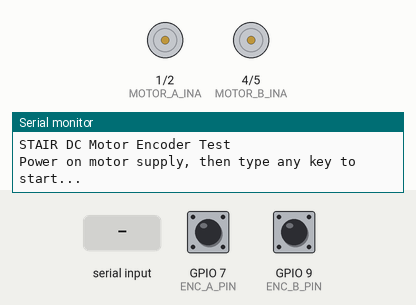
Bench run of a sketch on a simulated ESP32-S3. Shown: motor-driver pin pairs drawn as motors (green arrow = first pin HIGH = forward, orange = second pin HIGH = backward, longer = more drive, scaled by the enable pin), the last lines printed to the serial monitor. Inputs (shaded band) come from the test bench; at power-on: GPIO 7 (ENC_A_PIN) HIGH, GPIO 9 (ENC_B_PIN) HIGH.

Above: at 1.8 s.
1.9 s: "1" received over Serial
At 6.2 s:
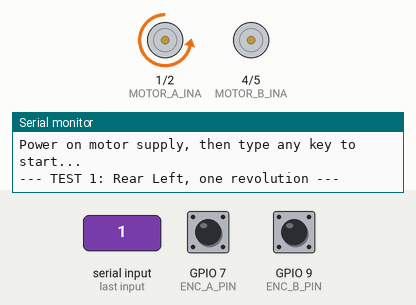
At 12.8 s:
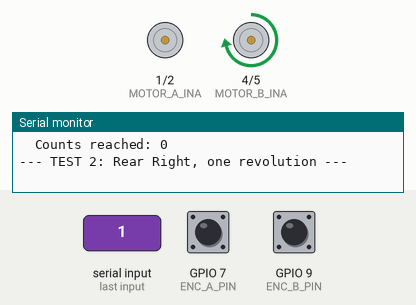
Timing chart, 0 to 33.4 s (numbered marks = the images above; inputs shaded):
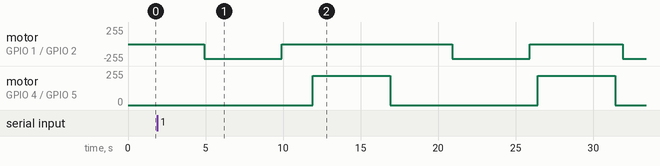

Measured:
- after the input at 1.9 s, motor on GPIO 1 (MOTOR_A_INA) / GPIO 2 (MOTOR_A_INB): goes backward 219/255 5.0 s, stopped 11.0 s, backward 219/255 5.0 s, stopped 6.0 s, then backward 219/255, starting after 3.0 s; motor on GPIO 4 (MOTOR_B_INA) / GPIO 5 (MOTOR_B_INB): alternates forward 219/255 for 5.0 s and stopped for 9.5 s, starting after 10.0 s

The sketch:

stair_dc_motor_test.ino
```cpp
// ============================================================
// STAIR Robot — Dual DC Motor Encoder
// Rear Left (Motor A) and Rear Right (Motor B)
// Tests: encoder counting, single-revolution stop, sequential gait
// ============================================================

// ----- Motor A (Rear Left) — VNH5019 control pins -----
#define MOTOR_A_INA   1
#define MOTOR_A_INB   2
#define MOTOR_A_PWM   3

// ----- Motor B (Rear Right) — VNH5019 control pins -----
#define MOTOR_B_INA   4
#define MOTOR_B_INB   5
#define MOTOR_B_PWM   6

// ----- Encoder pins (through voltage dividers) -----
// Only using Channel A for revolution counting
// Add Channel B later if need direction detection
#define ENC_A_PIN     7   // Rear Left encoder, Yellow wire
#define ENC_B_PIN     9   // Rear Right encoder, Yellow wire

// ----- Constants -----
#define COUNTS_PER_REV  4650  // Tuned count target for one full leg cycle
#define MOTOR_SPEED     220   // PWM duty cycle (0-255), tune as needed
#define RAMP_DOWN_THRESHOLD 2000  // Start slowing down this many counts before target
#define TIMEOUT_MS      5000  // Safety timeout in milliseconds

// ----- Encoder counters (volatile because modified in ISR) -----
volatile long encCountA = 0;
volatile long encCountB = 0;

// ----- ISRs -----
void IRAM_ATTR encoderA_ISR()
{
    encCountA++;
}

void IRAM_ATTR encoderB_ISR()
{
    encCountB++;
}

// ============================================================
// Motor control helper functions
// ============================================================

void motorForwardLeft(uint8_t speed)
{
    // Rear Left forward is reversed relative to Rear Right
    digitalWrite(MOTOR_A_INA, LOW);
    digitalWrite(MOTOR_A_INB, HIGH);
    ledcWrite(MOTOR_A_PWM, speed);
}

void motorForwardRight(uint8_t speed)
{
    // Rear Right forward direction
    digitalWrite(MOTOR_B_INA, HIGH);
    digitalWrite(MOTOR_B_INB, LOW);
    ledcWrite(MOTOR_B_PWM, speed);
}

void motorBrake(int inaPin, int inbPin, int pwmPin)
{
    // Active brake: both LOW + PWM 255
    digitalWrite(inaPin, LOW);
    digitalWrite(inbPin, LOW);
    ledcWrite(pwmPin, 255);
}

// ============================================================
// Rotate exactly one revolution with ramp-down
// Returns true if completed, false if timed out
// ============================================================

bool rotateOneRevolutionLeft(volatile long &encCount)
{
    encCount = 0;
    unsigned long timeout = millis() + TIMEOUT_MS;

    // Start at full speed
    motorForwardLeft(MOTOR_SPEED);

    // Wait for revolution, ramp down near the end
    while (encCount < COUNTS_PER_REV)
    {
        // Safety timeout
        if (millis() > timeout) {
            motorBrake(MOTOR_A_INA, MOTOR_A_INB, MOTOR_A_PWM);
            Serial.println("TIMEOUT - left motor stalled or encoder not reading!");
            Serial.print("  Counts reached: ");
            Serial.println(encCount);
            return false;
        }

        long remaining = COUNTS_PER_REV - encCount;

        // Ramp down speed as we approach target to reduce overshoot
        if (remaining < RAMP_DOWN_THRESHOLD) {
            // Map remaining counts to speed: closer to target = slower
            // Minimum speed of 60 to avoid stalling
            uint8_t rampSpeed = map(remaining, 0, RAMP_DOWN_THRESHOLD, 60, MOTOR_SPEED);
            ledcWrite(MOTOR_A_PWM, rampSpeed);
        }
    }

    // Brake immediately
    motorBrake(MOTOR_A_INA, MOTOR_A_INB, MOTOR_A_PWM);
    return true;
}

bool rotateOneRevolutionRight(volatile long &encCount)
{
    encCount = 0;
    unsigned long timeout = millis() + TIMEOUT_MS;

    // Start at full speed
    motorForwardRight(MOTOR_SPEED);

    // Wait for revolution, ramp down near the end
    while (encCount < COUNTS_PER_REV)
    {
        // Safety timeout
        if (millis() > timeout) {
            motorBrake(MOTOR_B_INA, MOTOR_B_INB, MOTOR_B_PWM);
            Serial.println("TIMEOUT - right motor stalled or encoder not reading!");
            Serial.print("  Counts reached: ");
            Serial.println(encCount);
            return false;
        }

        long remaining = COUNTS_PER_REV - encCount;

        // Ramp down speed as we approach target to reduce overshoot
        if (remaining < RAMP_DOWN_THRESHOLD) {
            // Map remaining counts to speed: closer to target = slower
            // Minimum speed of 60 to avoid stalling
            uint8_t rampSpeed = map(remaining, 0, RAMP_DOWN_THRESHOLD, 60, MOTOR_SPEED);
            ledcWrite(MOTOR_B_PWM, rampSpeed);
        }
    }

    // Brake immediately
    motorBrake(MOTOR_B_INA, MOTOR_B_INB, MOTOR_B_PWM);
    return true;
}

// ============================================================
// Setup
// ============================================================

void setup() {
    Serial.begin(115200);
    delay(1000);
    Serial.println("STAIR DC Motor Encoder Test");

    // ----- Motor pin setup -----
    pinMode(MOTOR_A_INA, OUTPUT);
    pinMode(MOTOR_A_INB, OUTPUT);
    pinMode(MOTOR_B_INA, OUTPUT);
    pinMode(MOTOR_B_INB, OUTPUT);

    // LEDC PWM setup (ESP32-S3 Arduino 3.x API)
    ledcAttach(MOTOR_A_PWM, 20000, 8);
    ledcAttach(MOTOR_B_PWM, 20000, 8);

    // ----- Encoder pin setup -----
    pinMode(ENC_A_PIN, INPUT);
    pinMode(ENC_B_PIN, INPUT);

    attachInterrupt(digitalPinToInterrupt(ENC_A_PIN), encoderA_ISR, CHANGE);
    attachInterrupt(digitalPinToInterrupt(ENC_B_PIN), encoderB_ISR, CHANGE);

    // Ensure motors are stopped
    motorBrake(MOTOR_A_INA, MOTOR_A_INB, MOTOR_A_PWM);
    motorBrake(MOTOR_B_INA, MOTOR_B_INB, MOTOR_B_PWM);

    Serial.println("Power on motor supply, then type any key to start...");
    while (!Serial.available()) {
        // Wait for user input
    }
    Serial.read();
    delay(3000);

    // =========================================================
    // TEST 1: Single motor, single revolution
    // =========================================================
    Serial.println("\n--- TEST 1: Rear Left, one revolution ---");

    encCountA = 0;
    unsigned long startTime = millis();
    bool success = rotateOneRevolutionLeft(encCountA);
    unsigned long elapsed = millis() - startTime;

    if (success) {
        Serial.print("Rear Left done. Counts: ");
        Serial.print(encCountA);
        Serial.print(" | Time: ");
        Serial.print(elapsed);
        Serial.println(" ms");
        Serial.print("Overshoot: ");
        Serial.print(encCountA - COUNTS_PER_REV);
        Serial.println(" counts");
    }

    delay(2000);

    // =========================================================
    // TEST 2: Other motor, single revolution
    // =========================================================
    Serial.println("\n--- TEST 2: Rear Right, one revolution ---");

    encCountB = 0;
    startTime = millis();
    success = rotateOneRevolutionRight(encCountB);
    elapsed = millis() - startTime;

    if (success) {
        Serial.print("Rear Right done. Counts: ");
        Serial.print(encCountB);
        Serial.print(" | Time: ");
        Serial.print(elapsed);
        Serial.println(" ms");
        Serial.print("Overshoot: ");
        Serial.print(encCountB - COUNTS_PER_REV);
        Serial.println(" counts");
    }

    delay(2000);

    // =========================================================
    // TEST 3: Sequential gait — RL then RR (simulating walk)
    // =========================================================
    Serial.println("\n--- TEST 3: Sequential gait (RL -> RR -> RL -> RR) ---");
    Serial.println("This simulates the rear legs in walking order.");
    Serial.println("Starting in 2 seconds...\n");
    delay(2000);

    for (int cycle = 0; cycle < 4; cycle++) {
        if (cycle % 2 == 0) {
            // Rear Left
            Serial.print("Cycle ");
            Serial.print(cycle + 1);
            Serial.print(": Rear Left... ");

            encCountA = 0;
            startTime = millis();
            success = rotateOneRevolutionLeft(encCountA);
            elapsed = millis() - startTime;

            if (success) {
                Serial.print("Done (");
                Serial.print(encCountA);
                Serial.print(" counts, ");
                Serial.print(elapsed);
                Serial.println(" ms)");
            }
        } else {
            // Rear Right
            Serial.print("Cycle ");
            Serial.print(cycle + 1);
            Serial.print(": Rear Right... ");

            encCountB = 0;
            startTime = millis();
            success = rotateOneRevolutionRight(encCountB);
            elapsed = millis() - startTime;

            if (success) {
                Serial.print("Done (");
                Serial.print(encCountB);
                Serial.print(" counts, ");
                Serial.print(elapsed);
                Serial.println(" ms)");
            }
        }

        delay(500);  // Small pause between legs for visual clarity
    }

    Serial.println("\n=== All tests complete ===");
    Serial.println("\nNotes:");
    Serial.println("- If overshoot is large, reduce MOTOR_SPEED or increase RAMP_DOWN_THRESHOLD");
    Serial.println("- If motor stalls during ramp-down, increase minimum speed (60) in rotateOneRevolutionLeft/Right()");
    Serial.println("- Record the 'Time' values — you'll need these for servo calibration later");
}

void loop()
{
    // Nothing here — tests run once in setup()
}
```
